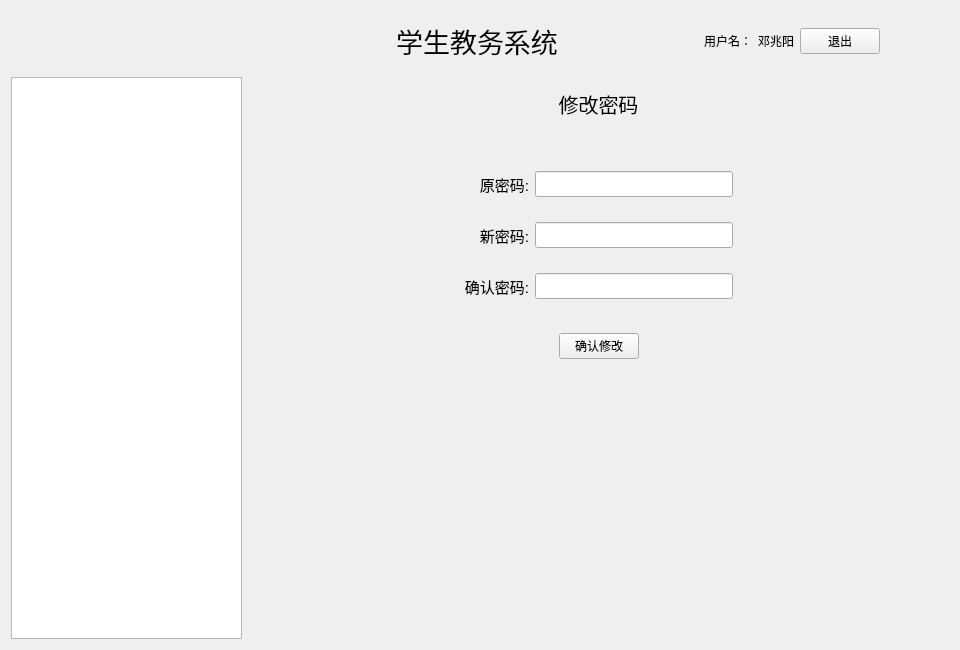
<?xml version="1.0" encoding="UTF-8"?>
<ui version="4.0">
 <class>student_page</class>
 <widget class="QWidget" name="student_page">
  <property name="geometry">
   <rect>
    <x>0</x>
    <y>0</y>
    <width>960</width>
    <height>650</height>
   </rect>
  </property>
  <property name="windowTitle">
   <string>学生教务系统</string>
  </property>
  <property name="windowIcon">
   <iconset resource="img.qrc">
    <normaloff>:/img/2.jpg</normaloff>:/img/2.jpg</iconset>
  </property>
  <property name="toolTip">
   <string>这是学生教务系统</string>
  </property>
  <layout class="QGridLayout" name="gridLayout">
   <item row="1" column="1">
    <widget class="QStackedWidget" name="stackedWidget">
     <property name="minimumSize">
      <size>
       <width>701</width>
       <height>0</height>
      </size>
     </property>
     <property name="currentIndex">
      <number>4</number>
     </property>
     <widget class="QWidget" name="page">
      <layout class="QGridLayout" name="gridLayout_7">
       <item row="1" column="0" colspan="3">
        <widget class="QTableWidget" name="course_table">
         <property name="minimumSize">
          <size>
           <width>657</width>
           <height>431</height>
          </size>
         </property>
         <property name="maximumSize">
          <size>
           <width>10001</width>
           <height>10000</height>
          </size>
         </property>
         <property name="font">
          <font>
           <pointsize>9</pointsize>
           <weight>50</weight>
           <bold>false</bold>
          </font>
         </property>
         <property name="autoFillBackground">
          <bool>false</bool>
         </property>
         <property name="horizontalScrollBarPolicy">
          <enum>Qt::ScrollBarAlwaysOff</enum>
         </property>
         <attribute name="horizontalHeaderCascadingSectionResizes">
          <bool>false</bool>
         </attribute>
         <attribute name="horizontalHeaderMinimumSectionSize">
          <number>120</number>
         </attribute>
         <attribute name="horizontalHeaderDefaultSectionSize">
          <number>120</number>
         </attribute>
         <attribute name="horizontalHeaderHighlightSections">
          <bool>true</bool>
         </attribute>
         <attribute name="horizontalHeaderShowSortIndicator" stdset="0">
          <bool>false</bool>
         </attribute>
         <attribute name="horizontalHeaderStretchLastSection">
          <bool>false</bool>
         </attribute>
         <attribute name="verticalHeaderCascadingSectionResizes">
          <bool>false</bool>
         </attribute>
         <attribute name="verticalHeaderMinimumSectionSize">
          <number>50</number>
         </attribute>
         <attribute name="verticalHeaderDefaultSectionSize">
          <number>50</number>
         </attribute>
         <attribute name="verticalHeaderHighlightSections">
          <bool>true</bool>
         </attribute>
         <attribute name="verticalHeaderShowSortIndicator" stdset="0">
          <bool>false</bool>
         </attribute>
         <attribute name="verticalHeaderStretchLastSection">
          <bool>false</bool>
         </attribute>
         <row>
          <property name="text">
           <string>第一节</string>
          </property>
         </row>
         <row>
          <property name="text">
           <string>第二节</string>
          </property>
         </row>
         <row>
          <property name="text">
           <string>第三节</string>
          </property>
         </row>
         <row>
          <property name="text">
           <string>第四节</string>
          </property>
         </row>
         <row>
          <property name="text">
           <string/>
          </property>
         </row>
         <row>
          <property name="text">
           <string>第五节</string>
          </property>
         </row>
         <row>
          <property name="text">
           <string>第六节</string>
          </property>
         </row>
         <row>
          <property name="text">
           <string>第七节</string>
          </property>
         </row>
         <column>
          <property name="text">
           <string>星期一</string>
          </property>
         </column>
         <column>
          <property name="text">
           <string>星期二</string>
          </property>
         </column>
         <column>
          <property name="text">
           <string>星期三</string>
          </property>
         </column>
         <column>
          <property name="text">
           <string>星期四</string>
          </property>
         </column>
         <column>
          <property name="text">
           <string>星期五</string>
          </property>
         </column>
         <item row="0" column="1">
          <property name="font">
           <font>
            <weight>50</weight>
            <bold>false</bold>
           </font>
          </property>
         </item>
        </widget>
       </item>
       <item row="0" column="0" colspan="3">
        <widget class="QLabel" name="label_5">
         <property name="minimumSize">
          <size>
           <width>0</width>
           <height>35</height>
          </size>
         </property>
         <property name="font">
          <font>
           <pointsize>15</pointsize>
          </font>
         </property>
         <property name="text">
          <string>课程表安排</string>
         </property>
         <property name="alignment">
          <set>Qt::AlignCenter</set>
         </property>
        </widget>
       </item>
       <item row="3" column="0" colspan="3">
        <widget class="QLabel" name="label_6">
         <property name="minimumSize">
          <size>
           <width>0</width>
           <height>21</height>
          </size>
         </property>
         <property name="text">
          <string>xxxxxxxxxxxxxxxxxxxxxxx</string>
         </property>
        </widget>
       </item>
       <item row="4" column="0">
        <spacer name="verticalSpacer_4">
         <property name="orientation">
          <enum>Qt::Vertical</enum>
         </property>
         <property name="sizeHint" stdset="0">
          <size>
           <width>20</width>
           <height>40</height>
          </size>
         </property>
        </spacer>
       </item>
      </layout>
     </widget>
     <widget class="QWidget" name="page_2">
      <layout class="QVBoxLayout" name="verticalLayout_2">
       <item>
        <widget class="QWidget" name="widget_6" native="true">
         <property name="minimumSize">
          <size>
           <width>0</width>
           <height>35</height>
          </size>
         </property>
         <layout class="QHBoxLayout" name="horizontalLayout_3" stretch="1,1,1">
          <item>
           <spacer name="horizontalSpacer_7">
            <property name="orientation">
             <enum>Qt::Horizontal</enum>
            </property>
            <property name="sizeHint" stdset="0">
             <size>
              <width>215</width>
              <height>20</height>
             </size>
            </property>
           </spacer>
          </item>
          <item>
           <widget class="QLabel" name="label_7">
            <property name="font">
             <font>
              <pointsize>15</pointsize>
             </font>
            </property>
            <property name="text">
             <string>授课教师信息</string>
            </property>
            <property name="alignment">
             <set>Qt::AlignCenter</set>
            </property>
           </widget>
          </item>
          <item>
           <widget class="QWidget" name="widget_7" native="true">
            <property name="minimumSize">
             <size>
              <width>48</width>
              <height>30</height>
             </size>
            </property>
            <widget class="QPushButton" name="pushButton_3">
             <property name="geometry">
              <rect>
               <x>60</x>
               <y>0</y>
               <width>93</width>
               <height>30</height>
              </rect>
             </property>
             <property name="text">
              <string>查询</string>
             </property>
            </widget>
           </widget>
          </item>
         </layout>
        </widget>
       </item>
       <item>
        <widget class="QTableWidget" name="teacher_table"/>
       </item>
      </layout>
     </widget>
     <widget class="QWidget" name="page_3">
      <layout class="QGridLayout" name="gridLayout_3">
       <item row="2" column="0">
        <spacer name="verticalSpacer">
         <property name="orientation">
          <enum>Qt::Vertical</enum>
         </property>
         <property name="sizeHint" stdset="0">
          <size>
           <width>20</width>
           <height>40</height>
          </size>
         </property>
        </spacer>
       </item>
       <item row="1" column="0">
        <widget class="QWidget" name="widget_3" native="true">
         <property name="minimumSize">
          <size>
           <width>0</width>
           <height>350</height>
          </size>
         </property>
         <layout class="QGridLayout" name="gridLayout_2">
          <item row="0" column="0">
           <widget class="QLabel" name="label_8">
            <property name="font">
             <font>
              <pointsize>12</pointsize>
             </font>
            </property>
            <property name="text">
             <string>姓名:</string>
            </property>
            <property name="alignment">
             <set>Qt::AlignRight|Qt::AlignTrailing|Qt::AlignVCenter</set>
            </property>
           </widget>
          </item>
          <item row="0" column="1">
           <widget class="QLabel" name="user_name">
            <property name="font">
             <font>
              <pointsize>12</pointsize>
             </font>
            </property>
            <property name="text">
             <string>TextLabel</string>
            </property>
           </widget>
          </item>
          <item row="1" column="0">
           <widget class="QLabel" name="label_9">
            <property name="font">
             <font>
              <pointsize>12</pointsize>
             </font>
            </property>
            <property name="text">
             <string>学号:</string>
            </property>
            <property name="alignment">
             <set>Qt::AlignRight|Qt::AlignTrailing|Qt::AlignVCenter</set>
            </property>
           </widget>
          </item>
          <item row="1" column="1">
           <widget class="QLabel" name="user_id">
            <property name="font">
             <font>
              <pointsize>12</pointsize>
             </font>
            </property>
            <property name="text">
             <string>TextLabel</string>
            </property>
           </widget>
          </item>
          <item row="2" column="0">
           <widget class="QLabel" name="label_11">
            <property name="font">
             <font>
              <pointsize>12</pointsize>
             </font>
            </property>
            <property name="text">
             <string>年龄:</string>
            </property>
            <property name="alignment">
             <set>Qt::AlignRight|Qt::AlignTrailing|Qt::AlignVCenter</set>
            </property>
           </widget>
          </item>
          <item row="2" column="1">
           <widget class="QLabel" name="user_age">
            <property name="font">
             <font>
              <pointsize>12</pointsize>
             </font>
            </property>
            <property name="text">
             <string>TextLabel</string>
            </property>
           </widget>
          </item>
          <item row="3" column="0">
           <widget class="QLabel" name="label_10">
            <property name="font">
             <font>
              <pointsize>12</pointsize>
             </font>
            </property>
            <property name="text">
             <string>性别:</string>
            </property>
            <property name="alignment">
             <set>Qt::AlignRight|Qt::AlignTrailing|Qt::AlignVCenter</set>
            </property>
           </widget>
          </item>
          <item row="3" column="1">
           <widget class="QLabel" name="user_sex">
            <property name="font">
             <font>
              <pointsize>12</pointsize>
             </font>
            </property>
            <property name="text">
             <string>TextLabel</string>
            </property>
           </widget>
          </item>
          <item row="4" column="1">
           <widget class="QLabel" name="user_grade">
            <property name="font">
             <font>
              <pointsize>12</pointsize>
             </font>
            </property>
            <property name="text">
             <string>TextLabel</string>
            </property>
           </widget>
          </item>
          <item row="6" column="0">
           <widget class="QLabel" name="label_13">
            <property name="font">
             <font>
              <pointsize>12</pointsize>
             </font>
            </property>
            <property name="text">
             <string>班级:</string>
            </property>
            <property name="alignment">
             <set>Qt::AlignRight|Qt::AlignTrailing|Qt::AlignVCenter</set>
            </property>
           </widget>
          </item>
          <item row="6" column="1">
           <widget class="QLabel" name="user_class">
            <property name="font">
             <font>
              <pointsize>12</pointsize>
             </font>
            </property>
            <property name="text">
             <string>TextLabel</string>
            </property>
           </widget>
          </item>
          <item row="7" column="0">
           <widget class="QLabel" name="label_14">
            <property name="font">
             <font>
              <pointsize>12</pointsize>
             </font>
            </property>
            <property name="text">
             <string>电话:</string>
            </property>
            <property name="alignment">
             <set>Qt::AlignRight|Qt::AlignTrailing|Qt::AlignVCenter</set>
            </property>
           </widget>
          </item>
          <item row="7" column="1">
           <widget class="QLabel" name="user_tel">
            <property name="font">
             <font>
              <pointsize>12</pointsize>
             </font>
            </property>
            <property name="text">
             <string>TextLabel</string>
            </property>
           </widget>
          </item>
          <item row="4" column="0">
           <widget class="QLabel" name="label_12">
            <property name="font">
             <font>
              <pointsize>12</pointsize>
             </font>
            </property>
            <property name="text">
             <string>年级:</string>
            </property>
            <property name="alignment">
             <set>Qt::AlignRight|Qt::AlignTrailing|Qt::AlignVCenter</set>
            </property>
           </widget>
          </item>
         </layout>
        </widget>
       </item>
       <item row="1" column="1">
        <widget class="QWidget" name="widget_4" native="true">
         <property name="layoutDirection">
          <enum>Qt::LeftToRight</enum>
         </property>
         <widget class="QLabel" name="user_img">
          <property name="geometry">
           <rect>
            <x>60</x>
            <y>30</y>
            <width>150</width>
            <height>150</height>
           </rect>
          </property>
          <property name="minimumSize">
           <size>
            <width>150</width>
            <height>150</height>
           </size>
          </property>
          <property name="styleSheet">
           <string notr="true"/>
          </property>
          <property name="text">
           <string/>
          </property>
         </widget>
         <widget class="QPushButton" name="pushButton_4">
          <property name="geometry">
           <rect>
            <x>90</x>
            <y>210</y>
            <width>93</width>
            <height>28</height>
           </rect>
          </property>
          <property name="text">
           <string>修改头像</string>
          </property>
         </widget>
        </widget>
       </item>
       <item row="0" column="0" colspan="2">
        <widget class="QLabel" name="label_28">
         <property name="minimumSize">
          <size>
           <width>0</width>
           <height>35</height>
          </size>
         </property>
         <property name="font">
          <font>
           <pointsize>15</pointsize>
          </font>
         </property>
         <property name="text">
          <string>个人信息</string>
         </property>
         <property name="alignment">
          <set>Qt::AlignCenter</set>
         </property>
        </widget>
       </item>
      </layout>
     </widget>
     <widget class="QWidget" name="page_4">
      <layout class="QGridLayout" name="gridLayout_4">
       <item row="1" column="0" colspan="2">
        <widget class="QTableWidget" name="score_table">
         <property name="minimumSize">
          <size>
           <width>0</width>
           <height>400</height>
          </size>
         </property>
        </widget>
       </item>
       <item row="2" column="0">
        <spacer name="verticalSpacer_2">
         <property name="orientation">
          <enum>Qt::Vertical</enum>
         </property>
         <property name="sizeHint" stdset="0">
          <size>
           <width>20</width>
           <height>97</height>
          </size>
         </property>
        </spacer>
       </item>
       <item row="0" column="0" colspan="2">
        <widget class="QLabel" name="label_23">
         <property name="minimumSize">
          <size>
           <width>0</width>
           <height>35</height>
          </size>
         </property>
         <property name="font">
          <font>
           <pointsize>15</pointsize>
          </font>
         </property>
         <property name="text">
          <string/>
         </property>
         <property name="alignment">
          <set>Qt::AlignCenter</set>
         </property>
        </widget>
       </item>
      </layout>
     </widget>
     <widget class="QWidget" name="page_5">
      <layout class="QGridLayout" name="gridLayout_6">
       <item row="1" column="0" colspan="3">
        <widget class="QWidget" name="widget_5" native="true">
         <property name="minimumSize">
          <size>
           <width>0</width>
           <height>200</height>
          </size>
         </property>
         <layout class="QGridLayout" name="gridLayout_5">
          <property name="topMargin">
           <number>25</number>
          </property>
          <item row="0" column="2">
           <widget class="QLineEdit" name="lineEdit">
            <property name="font">
             <font>
              <pointsize>11</pointsize>
             </font>
            </property>
           </widget>
          </item>
          <item row="2" column="2">
           <widget class="QLineEdit" name="lineEdit_3">
            <property name="font">
             <font>
              <pointsize>11</pointsize>
             </font>
            </property>
           </widget>
          </item>
          <item row="1" column="1">
           <widget class="QLabel" name="label_26">
            <property name="font">
             <font>
              <pointsize>11</pointsize>
             </font>
            </property>
            <property name="text">
             <string>新密码:</string>
            </property>
            <property name="alignment">
             <set>Qt::AlignRight|Qt::AlignTrailing|Qt::AlignVCenter</set>
            </property>
           </widget>
          </item>
          <item row="0" column="1">
           <widget class="QLabel" name="label_25">
            <property name="font">
             <font>
              <pointsize>11</pointsize>
             </font>
            </property>
            <property name="text">
             <string>原密码:</string>
            </property>
            <property name="alignment">
             <set>Qt::AlignRight|Qt::AlignTrailing|Qt::AlignVCenter</set>
            </property>
           </widget>
          </item>
          <item row="2" column="1">
           <widget class="QLabel" name="label_27">
            <property name="font">
             <font>
              <pointsize>11</pointsize>
             </font>
            </property>
            <property name="text">
             <string>确认密码:</string>
            </property>
            <property name="alignment">
             <set>Qt::AlignRight|Qt::AlignTrailing|Qt::AlignVCenter</set>
            </property>
           </widget>
          </item>
          <item row="1" column="0">
           <spacer name="horizontalSpacer_5">
            <property name="orientation">
             <enum>Qt::Horizontal</enum>
            </property>
            <property name="sizeHint" stdset="0">
             <size>
              <width>40</width>
              <height>20</height>
             </size>
            </property>
           </spacer>
          </item>
          <item row="1" column="2">
           <widget class="QLineEdit" name="lineEdit_2">
            <property name="font">
             <font>
              <pointsize>11</pointsize>
             </font>
            </property>
           </widget>
          </item>
          <item row="1" column="3">
           <spacer name="horizontalSpacer_6">
            <property name="orientation">
             <enum>Qt::Horizontal</enum>
            </property>
            <property name="sizeHint" stdset="0">
             <size>
              <width>40</width>
              <height>20</height>
             </size>
            </property>
           </spacer>
          </item>
         </layout>
        </widget>
       </item>
       <item row="2" column="0">
        <spacer name="horizontalSpacer_3">
         <property name="orientation">
          <enum>Qt::Horizontal</enum>
         </property>
         <property name="sizeHint" stdset="0">
          <size>
           <width>40</width>
           <height>20</height>
          </size>
         </property>
        </spacer>
       </item>
       <item row="2" column="1">
        <widget class="QPushButton" name="pushButton_2">
         <property name="text">
          <string>确认修改</string>
         </property>
        </widget>
       </item>
       <item row="2" column="2">
        <spacer name="horizontalSpacer_4">
         <property name="orientation">
          <enum>Qt::Horizontal</enum>
         </property>
         <property name="sizeHint" stdset="0">
          <size>
           <width>285</width>
           <height>20</height>
          </size>
         </property>
        </spacer>
       </item>
       <item row="3" column="1">
        <spacer name="verticalSpacer_3">
         <property name="orientation">
          <enum>Qt::Vertical</enum>
         </property>
         <property name="sizeHint" stdset="0">
          <size>
           <width>20</width>
           <height>263</height>
          </size>
         </property>
        </spacer>
       </item>
       <item row="0" column="0" colspan="3">
        <widget class="QLabel" name="label_24">
         <property name="minimumSize">
          <size>
           <width>0</width>
           <height>35</height>
          </size>
         </property>
         <property name="font">
          <font>
           <pointsize>15</pointsize>
          </font>
         </property>
         <property name="text">
          <string>修改密码</string>
         </property>
         <property name="alignment">
          <set>Qt::AlignCenter</set>
         </property>
        </widget>
       </item>
      </layout>
     </widget>
    </widget>
   </item>
   <item row="0" column="0" colspan="2">
    <widget class="QWidget" name="widget" native="true">
     <property name="minimumSize">
      <size>
       <width>0</width>
       <height>60</height>
      </size>
     </property>
     <layout class="QHBoxLayout" name="horizontalLayout_2" stretch="1,1,1">
      <property name="leftMargin">
       <number>0</number>
      </property>
      <property name="topMargin">
       <number>0</number>
      </property>
      <property name="rightMargin">
       <number>0</number>
      </property>
      <property name="bottomMargin">
       <number>0</number>
      </property>
      <item>
       <spacer name="horizontalSpacer">
        <property name="orientation">
         <enum>Qt::Horizontal</enum>
        </property>
        <property name="sizeHint" stdset="0">
         <size>
          <width>40</width>
          <height>20</height>
         </size>
        </property>
       </spacer>
      </item>
      <item>
       <widget class="QLabel" name="label">
        <property name="font">
         <font>
          <pointsize>20</pointsize>
         </font>
        </property>
        <property name="text">
         <string>学生教务系统</string>
        </property>
        <property name="alignment">
         <set>Qt::AlignCenter</set>
        </property>
       </widget>
      </item>
      <item>
       <widget class="QWidget" name="widget_2" native="true">
        <layout class="QHBoxLayout" name="horizontalLayout">
         <property name="leftMargin">
          <number>0</number>
         </property>
         <property name="topMargin">
          <number>0</number>
         </property>
         <property name="rightMargin">
          <number>0</number>
         </property>
         <property name="bottomMargin">
          <number>0</number>
         </property>
         <item>
          <widget class="QLabel" name="label_2">
           <property name="minimumSize">
            <size>
             <width>60</width>
             <height>60</height>
            </size>
           </property>
           <property name="maximumSize">
            <size>
             <width>60</width>
             <height>60</height>
            </size>
           </property>
           <property name="styleSheet">
            <string notr="true">image: url(:/img/1.jpeg);</string>
           </property>
           <property name="text">
            <string/>
           </property>
          </widget>
         </item>
         <item>
          <widget class="QLabel" name="label_3">
           <property name="text">
            <string>用户名：</string>
           </property>
           <property name="alignment">
            <set>Qt::AlignRight|Qt::AlignTrailing|Qt::AlignVCenter</set>
           </property>
          </widget>
         </item>
         <item>
          <widget class="QLabel" name="label_4">
           <property name="text">
            <string>邓兆阳</string>
           </property>
          </widget>
         </item>
         <item>
          <widget class="QPushButton" name="pushButton">
           <property name="text">
            <string>退出</string>
           </property>
          </widget>
         </item>
         <item>
          <spacer name="horizontalSpacer_2">
           <property name="orientation">
            <enum>Qt::Horizontal</enum>
           </property>
           <property name="sizeHint" stdset="0">
            <size>
             <width>40</width>
             <height>20</height>
            </size>
           </property>
          </spacer>
         </item>
        </layout>
       </widget>
      </item>
     </layout>
    </widget>
   </item>
   <item row="1" column="0">
    <widget class="QTreeWidget" name="treeWidget">
     <property name="minimumSize">
      <size>
       <width>200</width>
       <height>0</height>
      </size>
     </property>
     <property name="maximumSize">
      <size>
       <width>300</width>
       <height>16777215</height>
      </size>
     </property>
     <attribute name="headerVisible">
      <bool>false</bool>
     </attribute>
     <column>
      <property name="text">
       <string notr="true">1</string>
      </property>
     </column>
    </widget>
   </item>
  </layout>
 </widget>
 <resources>
  <include location="img.qrc"/>
 </resources>
 <connections/>
</ui>
